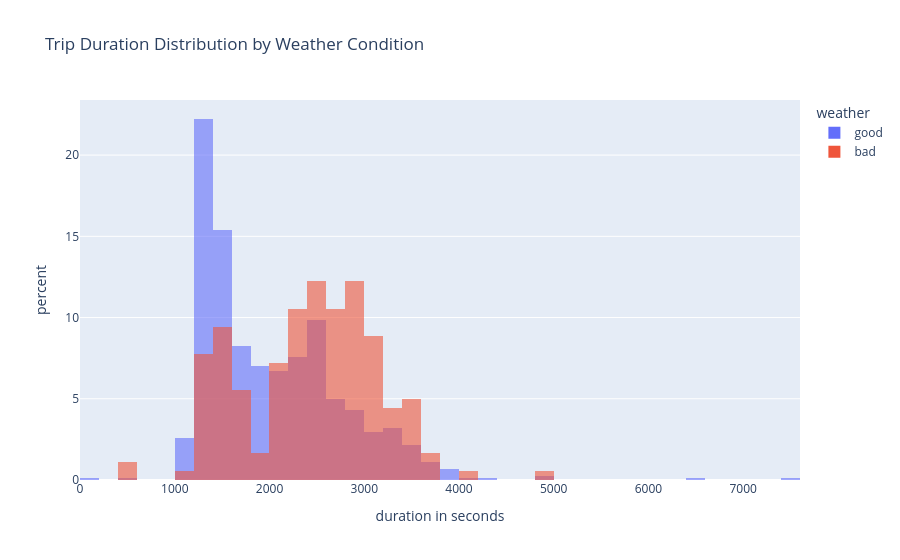

This figure's notebook cell:
### Code cell
fig = px.histogram(weather_df,
                   x='duration_seconds',
                   color='weather_conditions',
                   opacity=0.6,
                   barmode='overlay',
                   histnorm='percent',
                   nbins=60,
                   title='Trip Duration Distribution by Weather Condition',
                   labels={'duration_seconds': 'duration in seconds',
                           'weather_conditions': 'weather'}
)

fig.show()

### Figure 1 — Plotly figure (JSON) as saved in the notebook; plotly's stock layout.template omitted (floating-point values rounded to 4 significant figures; data arrays with more than 128 entries replaced by an {"elided": "..."} marker saying what was removed)
{"data": [{"bingroup": "x", "histnorm": "percent", "hovertemplate": "weather=good<br>duration in seconds=%{x}<br>percent=%{y}<extra></extra>", "legendgroup": "good", "marker": {"color": "#636efa", "opacity": 0.6, "pattern": {"shape": ""}}, "name": "good", "nbinsx": 60, "orientation": "v", "showlegend": true, "type": "histogram", "x": {"elided": "882 float values"}, "xaxis": "x", "yaxis": "y"}, {"bingroup": "x", "histnorm": "percent", "hovertemplate": "weather=bad<br>duration in seconds=%{x}<br>percent=%{y}<extra></extra>", "legendgroup": "bad", "marker": {"color": "#EF553B", "opacity": 0.6, "pattern": {"shape": ""}}, "name": "bad", "nbinsx": 60, "orientation": "v", "showlegend": true, "type": "histogram", "x": {"elided": "180 float values"}, "xaxis": "x", "yaxis": "y"}], "layout": {"barmode": "overlay", "legend": {"title": {"text": "weather"}, "tracegroupgap": 0}, "title": {"text": "Trip Duration Distribution by Weather Condition"}, "xaxis": {"anchor": "y", "domain": [0, 1], "title": {"text": "duration in seconds"}}, "yaxis": {"anchor": "x", "domain": [0, 1], "title": {"text": "percent"}}}}
